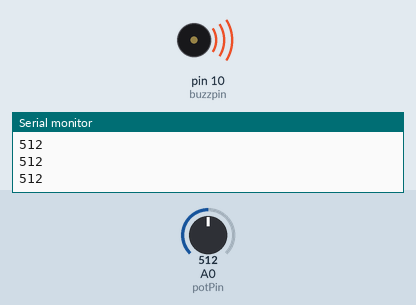
Simulated run of this sketch. Board: Arduino Uno, built with avr-gcc and run on an emulated ATmega328P. Shown: buzzer (waves = sounding, pin HIGH), the last lines printed to the serial monitor. Inputs (shaded band) come from the test bench; at power-on: A0 (potPin) = 512.

Above: at 1.2 s.
1.3 s: A0 (potPin) set to 491
At 2.4 s:
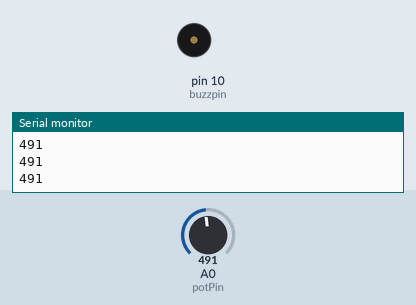
2.8 s: A0 (potPin) set to 510
At 3.6 s:
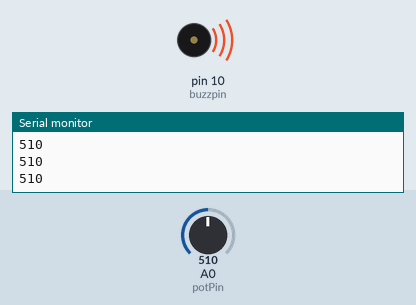
4.3 s: A0 (potPin) set to 490
At 4.7 s:
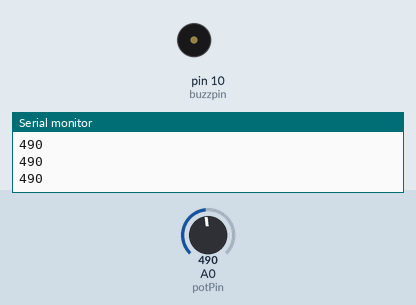
Timing chart, 0 to 7.3 s (numbered marks = the images above; inputs shaded):
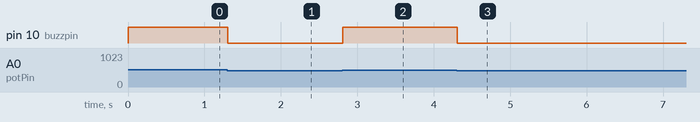

Measured:
- the behaviour switches between 501 and 500 on A0 (potPin) (found by bisection; images 0 and 1)
- after the input at 1.3 s, pin 10 (buzzpin): HIGH → LOW at once
- after the input at 2.8 s, pin 10 (buzzpin): LOW → HIGH at once
- after the input at 4.3 s, pin 10 (buzzpin): HIGH → LOW at once

The sketch:

Lesson22.ino
```cpp
// Lesson 22: Using buzzers with arduino
int potVal;
int dt = 2000;
int buzzpin = 10;
int potPin=A0;
void setup() {
  // put your setup code here, to run once:
  Serial.begin(9600);
  pinMode(buzzpin, OUTPUT);
  pinMode(potPin, INPUT);
}

void loop() {
  // put your main code here, to run repeatedly:
  potVal = analogRead(potPin);
  Serial.println(potVal);
  while(potVal>500){
    digitalWrite(buzzpin, HIGH);
    potVal = analogRead(potPin);
    Serial.println(potVal);
  }
  digitalWrite(buzzpin, LOW);
}
```
